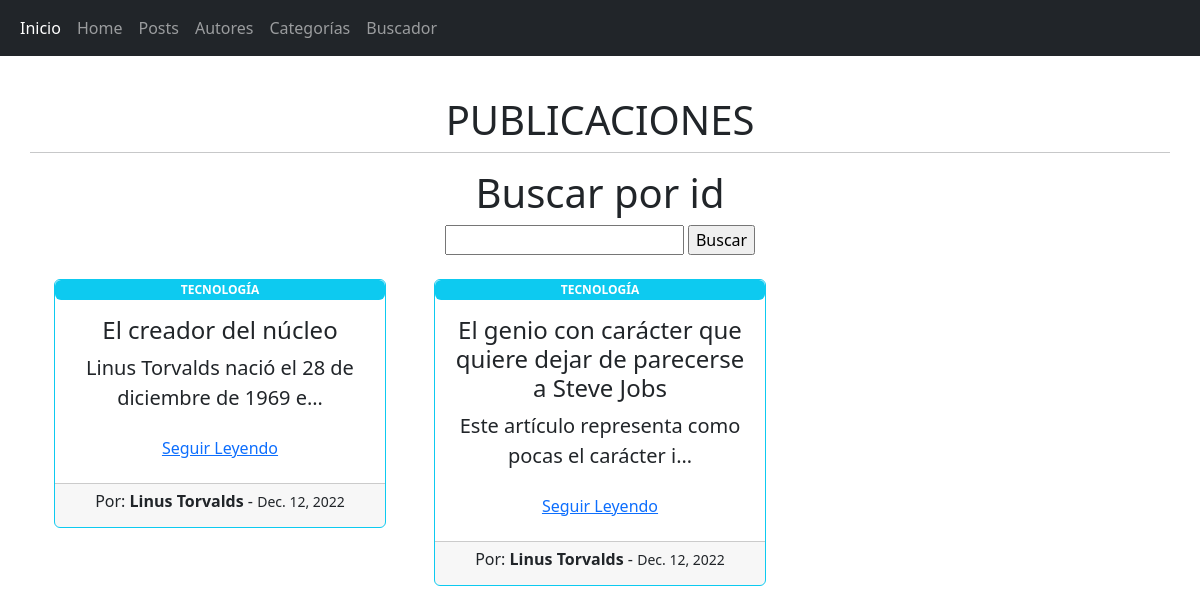
/home/, run on the app's committed database.
### AppBlog/models.py (models this page shows, shortened)
class Post(models.Model):
    id = models.AutoField(primary_key=True)
    titulo = models.CharField(max_length=100)
    subtitulo = models.CharField(max_length=100)
    descripcion = models.TextField()
    contenido = models.TextField()
    autor = models.ForeignKey(Autor,on_delete=models.CASCADE,)
    fecha_creacion = models.DateField()
    categoria = models.ForeignKey(Categoria, on_delete=models.CASCADE)

class Categoria(models.Model):
    id = models.AutoField(primary_key=True)
    nombre = models.CharField(max_length=100, unique=True)
    descripcion = models.TextField(max_length=300)
    def __str__(self):
        return self.nombre

class Autor(models.Model):
    id = models.AutoField(primary_key=True)
    nombre = models.CharField(max_length=100)
    apellido = models.CharField(max_length=100)
    fecha_nacimiento = models.DateField()
    nacionalidad = models.CharField(max_length=100)
    def __str__(self):
        return self.nombre + ' ' + self.apellido

### AppBlog/views.py (the view)
# urls.py: path('home/', Home.as_view(), name='home'),
class Home(ListView):
    model = Post
    queryset = Post.objects.order_by('-fecha_creacion')
    template_name ='home.html'

### AppBlog/templates/home.html (shortened to what this page needs)
{% extends 'componentes/padre.html' %}
{% load static %}
{% block contenido %}
<div class="row my-4 text-center">
    <h3 class="display-6"> PUBLICACIONES </h3>
    <hr>
    <form action="/posts/post_search"  method="GET">
        <h2 class="display-6">Buscar por id</h2>
        <input type="number" name="id" id="id">
        <input type="submit" value="Buscar">
     </form>
     {% if object_list %}
        {% for post in object_list %}
        <div class="col-md-4 p-4">
            <div class="card border-info mb-3">
                    <span class="badge bg-info">{{post.categoria | upper}}</span>
                    <div class="card-body">
                        <h4 class="card-title">{{post.titulo}}</h4>
                        <p class="card-text lead ">{{post.descripcion | striptags | truncatechars:50}}</p>
                        <a href="{% url 'post_detail' post.id %}" type="button" class="btn btn-link">Seguir Leyendo</a>
                    </div>
                    <div class=" card-footer" style="font-size:15px">
                        <h6>Por: <b>{{post.autor}}</b> - <small> {{post.fecha_creacion}}</small></h6>
                    </div>
            </div>
        </div>
        {% endfor %}
    {% else %}
        <h2 class="lead">Ouchh....No hay post cargados!!😬</h2>
        <p>Contanos alguna novedad sobre el mundo IT <br><br> <a type="button" class="btn btn-info" href="{% url 'post_create' %}">Crear nuevo post!!</a></p>
    {% endif %}
</div>
{% endblock %}

### data on the page
Post: categoria "TECNOLOGÍA", titulo "El creador del núcleo", descripcion "Linus Torvalds nació el 28 de diciembre de 1969 e…", autor "Linus Torvalds", fecha_creacion "Dec. 12, 2022"
Post: categoria "TECNOLOGÍA", titulo "El genio con carácter que quiere dejar de parecerse a Steve Jobs", descripcion "Este artículo representa como pocas el carácter i…", autor "Linus Torvalds", fecha_creacion "Dec. 12, 2022"
